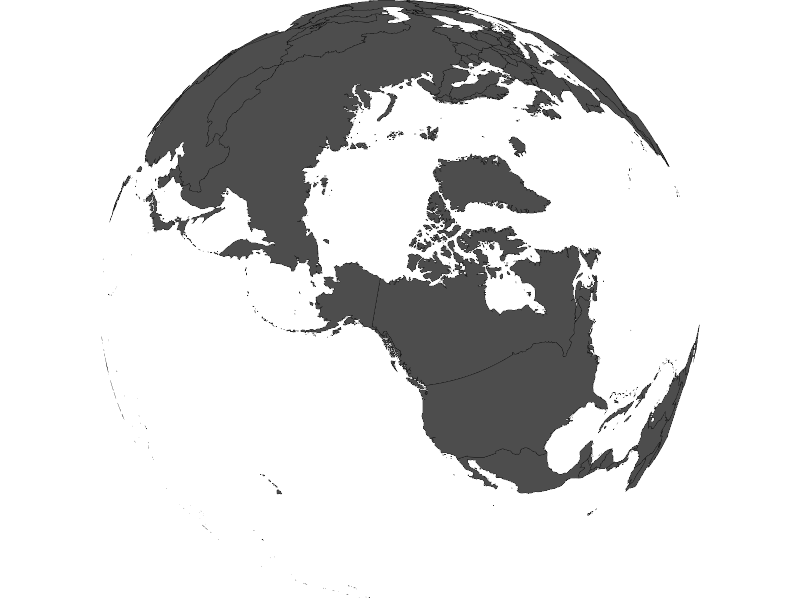
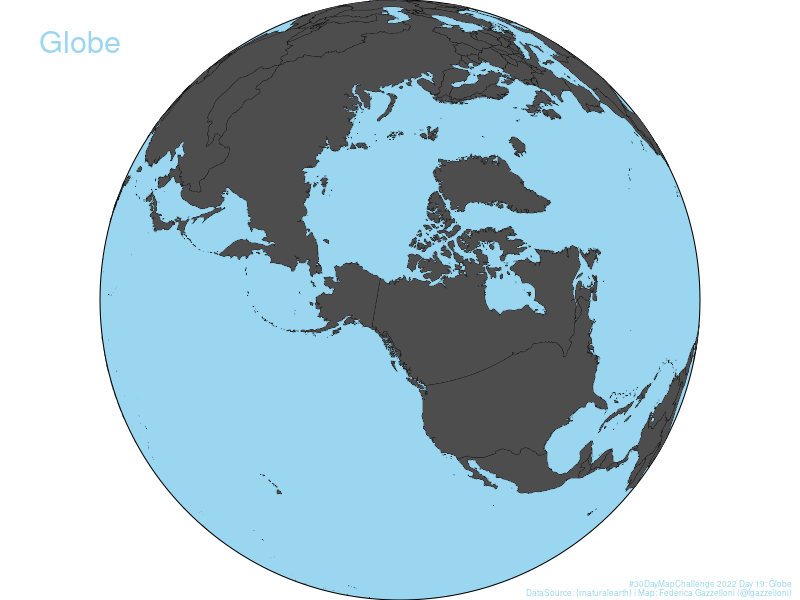
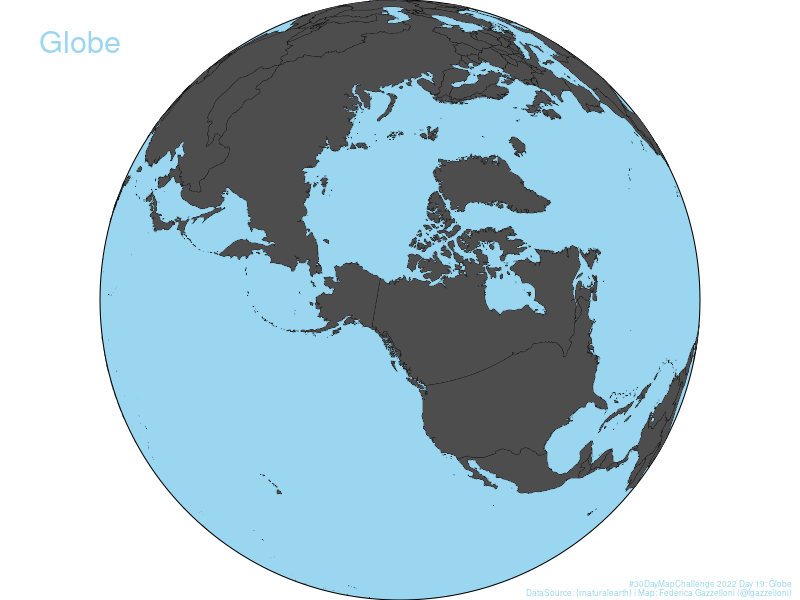

Reproduce these figures in R, in order.
## ---- chunk 1
library(tidyverse)
library(rnaturalearth)
## ---- chunk 2
# world data full 
world_full <- ne_countries(scale = "medium", returnclass = "sf")
# world lat&long
world<-map_data(map = "world")
## ---- chunk 3
my_world_data<- world %>%
  full_join(world_full, by = c("region"="name")) %>%
  select(long,lat,group,order,region,region_wb)
## ---- chunk 4
# grob for globe water
g <- grid::circleGrob(gp = grid::gpar(fill = "#9ad6f0",color="gray30"))
## ---- chunk 5
world<-ggplot() +
  geom_polygon(data=my_world_data,
               aes(x=long,y=lat,group=group),
               fill="gray30",color="black",size=0.09) +
  coord_map("ortho", orientation = c(65.85, -130.21,0)) + 
  theme_void() 

world
## ---- chunk 6
library(cowplot)
globe <- ggdraw() +
  draw_grob(g, scale = 1,x = 0,y = 0) +
  draw_plot(world) +
  draw_label("Globe",x=0.1,y=0.93,
             size=22,
             color="#9ad6f0")+
  draw_label("#30DayMapChallenge 2022 Day 19: Globe\nDataSource: {rnaturalearth} | Map: Federica Gazzelloni (@fgazzelloni)",
             x=0.99,y=0.02,size=6,
             hjust=1,
             color="#9ad6f0")

globe
## ---- chunk 7
ggsave("day19_globe.png",
       width=7.5,
       height= 7.5,
       dpi=320,
       bg="grey10")
